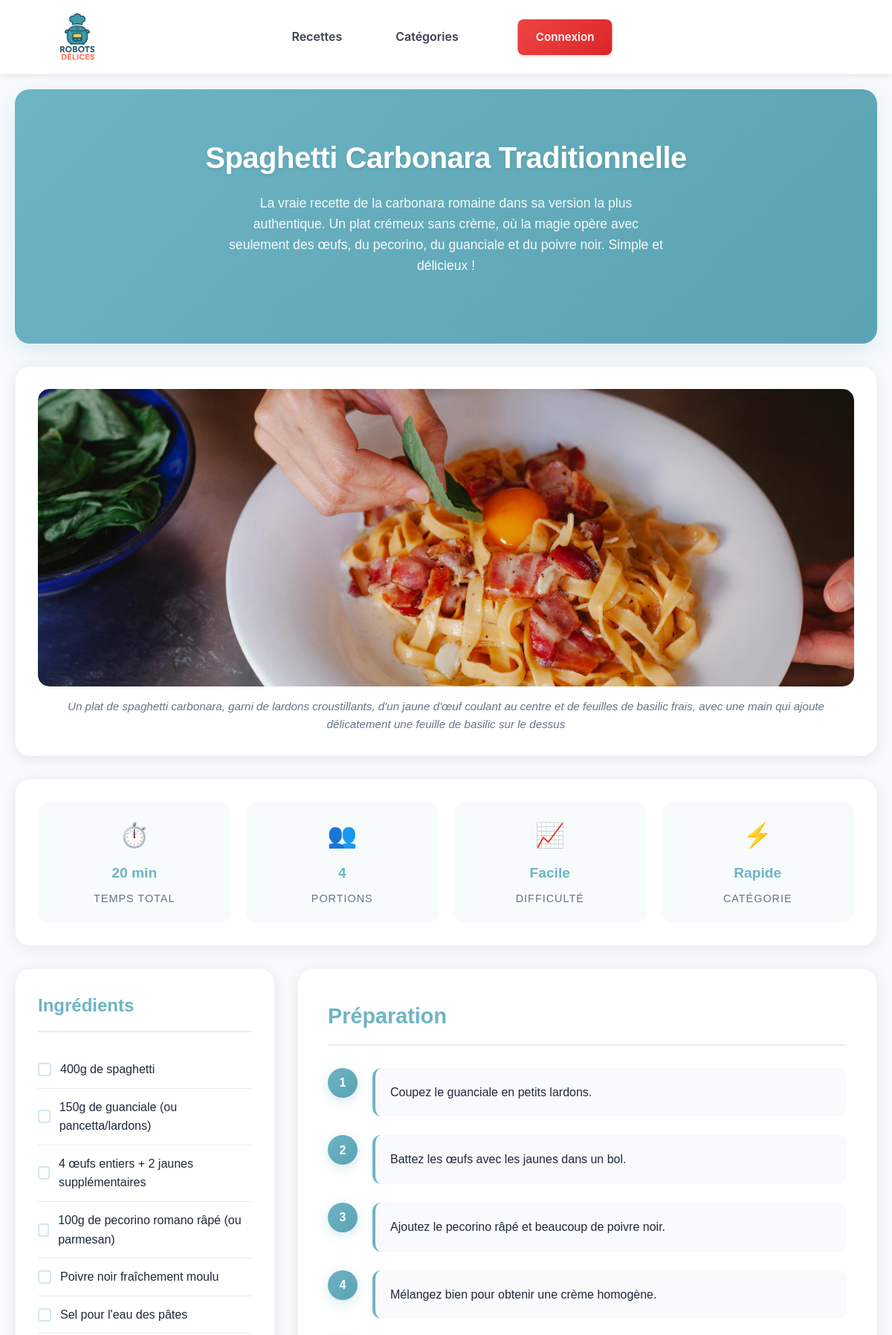
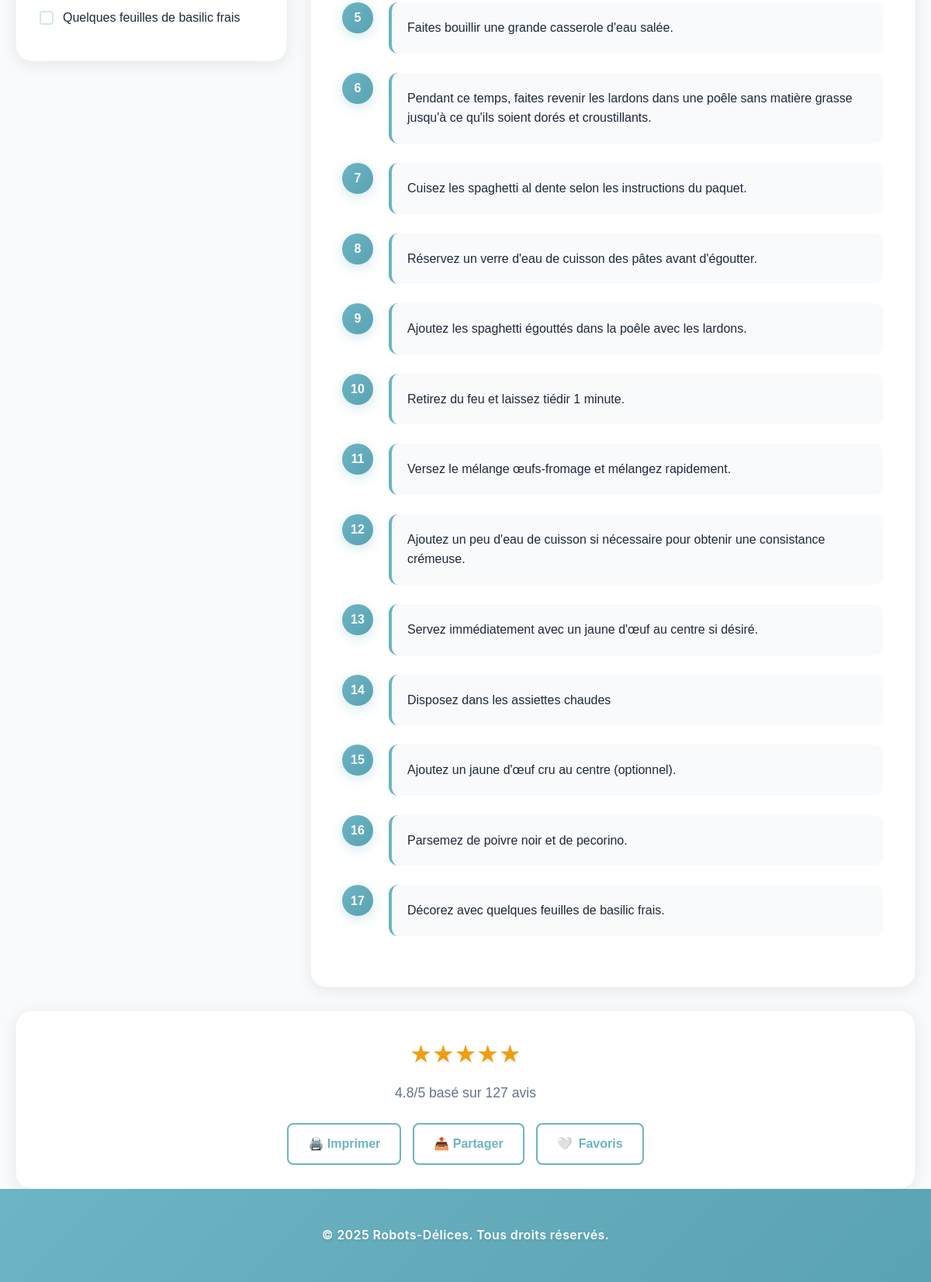
Screenshot of /recette/spaghetti_carbonara_traditionnelle_1 with the database file from the repository (2 pictures, top to bottom).
### tables this page shows
CREATE TABLE `recipes` (
  `id` int NOT NULL,
  `slug` varchar(200) NOT NULL,
  `user_id` int DEFAULT NULL,
  `title` varchar(255) DEFAULT NULL,
  `description` text,
  `ingredients` text,
  `instructions` text,
  `cooking_time` varchar(50) DEFAULT NULL,
  `number_persons` varchar(10) DEFAULT NULL,
  `difficulty` varchar(100) DEFAULT NULL,
  `category_id` int DEFAULT NULL,
  `photo` varchar(255) DEFAULT NULL,
  `image_caption` text,
  `created_at` timestamp NULL DEFAULT CURRENT_TIMESTAMP,
  `popular` tinyint(1) NOT NULL DEFAULT '0'
);

CREATE TABLE `category` (
  `id` int NOT NULL,
  `category_name` varchar(50) DEFAULT NULL,
  `category_logo` varchar(10) NOT NULL,
  `created_at` timestamp NULL DEFAULT CURRENT_TIMESTAMP
);

### controller/recettes/recette.php (called while the page is built, shortened)
<?php
require_once __DIR__ . '/../../model/recettes-model.php';
$userId = isset($_SESSION['user_id']) ? $_SESSION['user_id'] : 0;
$recipe = getRecipe($userId, $slug);
$ingredients = explode(',', $recipe['ingredients']);
$preparation = str_replace(["\r\n", "\r"], "\n", $recipe['instructions']);
$preparation = explode("\n", $preparation);
$preparation = array_map('trim', $preparation);
$preparation = array_filter($preparation, function ($step) {
    return !empty($step);
});
$preparation = array_values($preparation);
require_once __DIR__ . '/../../view/recettes/recette.php';
?>

### routes.php (called while the page is built, shortened)
<?php
require_once __DIR__ . '/router.php';
get('/recette/$slug', '/controller/recettes/recette.php');

### model/recettes-model.php (called while the page is built, shortened)
<?php
function getRecipe(int $userId, string $slug): array|false
{
    $pdo = connexionBDD();
   $stmt = $pdo->prepare("SELECT recipes.*, category.category_name, category.category_logo, (recipes.id IN (SELECT recipe_id FROM favorites WHERE user_id = ?) ) as isFavorite FROM recipes LEFT JOIN category ON recipes.category_id = category.id WHERE slug = ?");
$stmt->execute([$userId, $slug]);
$recipe = $stmt->fetch();
    return $recipe;
}

### view/recettes/recette.php (the view, shortened to what this page needs)
<!DOCTYPE html>
<html lang="fr">
<head>
    <link rel="stylesheet" href="/assets/css/style.css">
    <link rel="stylesheet" href="/assets/css/recettes.css">
</head>
<body>
    <?php
    require_once 'view/module/header.php';
    ?>
    <main>
        <div class="container">
            <section class="recipe-hero">
                <h1><?php echo htmlspecialchars($recipe['title']); ?></h1>
                <p><?php echo htmlspecialchars($recipe['description']); ?></p>
            </section>
            <section class="recipe-image-section">
                <div class="recipe-image">
                    <img src="/<?php echo htmlspecialchars($recipe['photo']); ?>" alt="<?php echo htmlspecialchars($recipe['title']); ?>">
                </div>
                <p class="image-caption"><?php echo htmlspecialchars($recipe['image_caption']); ?></p>
            </section>
            <section class="recipe-meta-grid">
                <div class="meta-item">
                    <span class="meta-icon">⏱️</span>
                    <span class="meta-value"><?php echo htmlspecialchars($recipe['cooking_time']); ?></span>
                    <span class="meta-label">Temps total</span>
                </div>
                <div class="meta-item">
                    <span class="meta-icon">👥</span>
                    <span class="meta-value"><?php echo htmlspecialchars($recipe['number_persons']); ?></span>
                    <span class="meta-label">Portions</span>
                </div>
                <div class="meta-item">
                    <span class="meta-icon">📈</span>
                    <span class="meta-value"><?php echo htmlspecialchars($recipe['difficulty']); ?></span>
                    <span class="meta-label">Difficulté</span>
                </div>
                <div class="meta-item">
                    <span class="meta-icon"><?php echo $recipe['category_logo']; ?></span>
                    <span class="meta-value"><?php echo htmlspecialchars($recipe['category_name']); ?></span>
                    <span class="meta-label">Catégorie</span>
                </div>
            </section>
            <div class="recipe-content-grid">
                <aside class="ingredients-sidebar">
                    <h2 class="ingredients-title">Ingrédients</h2>
                    <ul class="ingredients-list">
                        <?php foreach ($ingredients as $ingredient): ?>
                            <li class="ingredient-item">
                                <div class="ingredient-checkbox"></div>
                                <span><?php echo htmlspecialchars(trim($ingredient)); ?></span>
                            </li>
                        <?php endforeach; ?>
                    </ul>
                </aside>
                <section class="instructions-content">
                    <h2 class="instructions-title">Préparation</h2>
                    <?php foreach ($preparation as $index => $step): ?>
                        <div class="instruction-step">
                            <div class="step-number"><?php echo $index + 1; ?></div>
                            <div class="step-content">
                                <?php echo htmlspecialchars($step); ?>
                            </div>
                        </div>
                    <?php endforeach; ?>
                </section>
            </div>
            <section class="recipe-footer">
                <div class="rating-section">
                    <div class="rating-stars">★★★★★</div>
                    <p class="rating-text">4.8/5 basé sur 127 avis</p>
                </div>
                <div class="recipe-actions">
                    <a href="#" class="action-btn" onclick="event.preventDefault();window.print()">🖨️ Imprimer</a>
                    <a href="#" class="action-btn share-btn">📤 Partager</a>
                    <a href="#" class="action-btn bouton-favoris" data-id="<?php echo $recipe['id']; ?>">
                        <?php echo $recipe["isFavorite"] ? "❤️" : "🤍"; ?>
                        <span> Favoris</span>
                    </a>
                </div>
            </section>
        </div>
    </main>
    <footer>
        <p>© 2025 Robots-Délices. Tous droits réservés.</p>
    </footer>
</body>
</html>

### router.php (shortened to what this page needs)
<?php
function get($route, $path_to_include)
{
	if ($_SERVER['REQUEST_METHOD'] == 'GET') {
		route($route, $path_to_include);
	}
}
function route($route, $path_to_include)
{
	$request_url = filter_var($_SERVER['REQUEST_URI'], FILTER_SANITIZE_URL);
	$request_url = rtrim($request_url, '/');
	$request_url = strtok($request_url, '?');
	$route_parts = explode('/', $route);
	$request_url_parts = explode('/', $request_url);
	array_shift($route_parts);
	array_shift($request_url_parts);
	if (count($route_parts) != count($request_url_parts)) {
		return;
	}
	include_once __DIR__ . "/$path_to_include";
	exit();
}

### view/module/header.php (shortened to what this page needs)
<header>
    <div id="section">
        <div id="header-title">
            <a href="/">
                <img id="logo" alt="Logo Robots-Délices" src="/assets/img/logo_robots_delices.png">
            </a>
        </div>
        <div id="nav-container" class="nav-container">
            <ul class="nav-menu">
                <li class="li"><a href="/recettes">Recettes</a></li>
                <li class="li"><a href="/categories">Catégories</a></li>
                <?php
                   if (isset($_SESSION['user_id'])) {
                       $firstname = isset($_SESSION['firstname']) ? $_SESSION['firstname'] : '';
                       $lastname = isset($_SESSION['lastname']) ? $_SESSION['lastname'] : '';
                       $nomComplet = '';
                       if (!empty($firstname) && !empty($lastname)) {
                           $nomComplet = htmlspecialchars($firstname . ' ' . $lastname, ENT_QUOTES, 'UTF-8');
                       } elseif (!empty($firstname)) {
                           $nomComplet = htmlspecialchars($firstname, ENT_QUOTES, 'UTF-8');
                       } elseif (!empty($lastname)) {
                           $nomComplet = htmlspecialchars($lastname, ENT_QUOTES, 'UTF-8');
                       } else {
                           $nomComplet = 'Mon Profil';
                       }
                       echo '
                       <li class="dropdown profil-dropdown">
                           <span class="dropdown-toggle">👤 ' . $nomComplet . '</span>
                           <div class="dropdown-menu profil-submenu">
                               <a href="/mes-favoris" class="submenu-link">
                                   <span class="submenu-icon">❤️</span>
                                   <span class="submenu-text">Mes Favoris</span>
                               </a>
                               <a href="/mes-recettes" class="submenu-link">
                                   <span class="submenu-icon">📓</span>
                                   <span class="submenu-text">Mes Recettes</span>
                               </a>
                               <a href="/ajouter-recette" class="submenu-link">
                                   <span class="submenu-icon">➕</span>
                                   <span class="submenu-text">Ajouter une Recette</span>
                               </a>
                               <a href="/profil" class="submenu-link">
                                   <span class="submenu-icon">⚙️</span>
                                   <span class="submenu-text">Paramètres</span>
                               </a>
                               <div class="dropdown-separator"></div>
                               <a href="/deconnexion" class="submenu-link submenu-logout">
                                   <span class="submenu-icon">🚪</span>
                                   <span class="submenu-text">Déconnexion</span>
                               </a>
                           </div>
                       </li>';
                   } else {
                       echo '<li class="li red-btn"><a href="/connexion" class="connexion-btn">Connexion</a></li>';
                   }
                   ?>
            </ul>
        </div>
    </div>
</header>

### assets/css/recettes.css (style rules this page uses)
.container { max-width: 1200px; margin: 0 auto; padding: 0 20px; }
.recipe-hero { background: linear-gradient( 135deg, var(--color-primary)0%, var(--color-secondary) 100% ); color: white; border-radius: 20px; box-shadow: 0 10px 30px rgba(109, 180, 196, 0.2); padding: 60px 40px; margin-bottom: 30px; text-align: center; position: relative; overflow: hidden; }
.recipe-hero h1 { font-size: 2.5rem; font-weight: 700; margin-bottom: 15px; text-shadow: 0 2px 4px rgba(0, 0, 0, 0.1); letter-spacing: -0.5px; }
.recipe-hero p { font-size: 1.1rem; font-weight: 300; margin-bottom: 30px; opacity: 0.95; max-width: 600px; margin-left: auto; margin-right: auto; line-height: 1.6; }
.recipe-meta-grid { display: grid; grid-template-columns: repeat( auto-fit, minmax(150px, 1fr) ); gap: 20px; background: white; border: 1px solid rgba(109, 180, 196, 0.1); border-radius: 20px; box-shadow: 0 4px 20px rgba(0, 0, 0, 0.08); padding: 30px; margin-bottom: 30px; }
.meta-item { text-align: center; background: rgba(109, 180, 196, 0.05); border-radius: 15px; padding: 20px 15px; transition: all 0.3s ease; }
.meta-icon { font-size: 2rem; margin-bottom: 10px; display: block; }
.meta-value { font-size: 1.2rem; font-weight: 700; color: #6db4c4; margin-bottom: 5px; display: block; }
.meta-label { font-size: 0.9rem; color: #64748b; text-transform: uppercase; letter-spacing: 1px; font-weight: 500; }
.recipe-image-section { background: white; border: 1px solid rgba(109, 180, 196, 0.1); border-radius: 20px; box-shadow: 0 4px 20px rgba(0, 0, 0, 0.08); padding: 30px; margin-bottom: 30px; }
.recipe-image { width: 100%; height: 400px; border-radius: 15px; overflow: hidden; margin-bottom: 15px; }
.recipe-image img { width: 100%; height: 100%; object-fit: cover; border-radius: 15px; }
.image-caption { text-align: center; color: #64748b; font-style: italic; font-size: 0.95rem; }
.recipe-content-grid { display: grid; grid-template-columns: 350px 1fr; gap: 30px; margin-bottom: 30px; }
.ingredients-sidebar { background: white; border-radius: 20px; padding: 30px; height: fit-content; box-shadow: 0 4px 20px rgba(0, 0, 0, 0.08); border: 1px solid rgba(109, 180, 196, 0.1); position: sticky; top: 140px; }
.ingredients-title { color: #6db4c4; font-size: 1.5rem; font-weight: 700; margin-bottom: 25px; padding-bottom: 15px; border-bottom: 2px solid rgba(109, 180, 196, 0.2); }
.ingredients-list { list-style: none; }
.ingredient-item { padding: 12px 0; border-bottom: 1px solid rgba(226, 232, 240, 0.8); color: #1e293b; transition: all 0.3s ease; cursor: pointer; display: flex; align-items: center; gap: 12px; }
.ingredient-item:last-child { border-bottom: none; }
.ingredient-checkbox { width: 18px; height: 18px; border: 2px solid rgba(109, 180, 196, 0.3); border-radius: 4px; cursor: pointer; transition: all 0.3s ease; display: flex; align-items: center; justify-content: center; background: white; font-size: 0.8rem; }
.instructions-content { background: white; border-radius: 20px; padding: 40px; box-shadow: 0 4px 20px rgba(0, 0, 0, 0.08); border: 1px solid rgba(109, 180, 196, 0.1); }
.instructions-title { color: #6db4c4; font-size: 1.8rem; font-weight: 700; margin-bottom: 30px; padding-bottom: 15px; border-bottom: 2px solid rgba(109, 180, 196, 0.2); }
.instruction-step { margin-bottom: 25px; display: flex; gap: 20px; align-items: flex-start; }
.step-number { background: linear-gradient(135deg, #6db4c4, var(--color-secondary)); color: white; width: 40px; height: 40px; border-radius: 50%; display: flex; align-items: center; justify-content: center; font-weight: 700; flex-shrink: 0; box-shadow: 0 4px 15px rgba(109, 180, 196, 0.3); }
.step-content { background: #f8fafc; padding: 20px; border-radius: 12px; flex: 1; line-height: 1.6; color: #1e293b; border-left: 4px solid #6db4c4; }
.recipe-footer { background: white; border-radius: 20px; padding: 30px; box-shadow: 0 4px 20px rgba(0, 0, 0, 0.08); text-align: center; border: 1px solid rgba(109, 180, 196, 0.1); }
.rating-section { margin-bottom: 25px; }
.rating-stars { font-size: 2rem; color: #f39c12; margin-bottom: 10px; }
.rating-text { color: #64748b; font-size: 1.1rem; }
.recipe-actions { display: flex; gap: 15px; justify-content: center; flex-wrap: wrap; }
.action-btn { background: white; color: #6db4c4; border: 2px solid #6db4c4; padding: 12px 25px; border-radius: 8px; font-weight: 600; cursor: pointer; transition: all 0.3s ease; text-decoration: none; display: inline-flex; align-items: center; gap: 8px; }

### rows the page displays
recipes: title "Spaghetti Carbonara Traditionnelle", description "La vraie recette de la carbonara romaine dans sa version la plus authentique. Un plat crémeux sans crème, où la magie opère avec seulement des œufs, du pecorino, du guanciale et du poivre noir. Simple et délicieux !", photo (picture), image_caption "Un plat de spaghetti carbonara, garni de lardons croustillants, d'un jaune d'œuf coulant au centre et de feuilles de basilic frais, avec une main qui ajoute délicatement une feuille de basilic sur le dessus", cooking_time "20 min", number_persons "4", difficulty "Facile", category.category_logo "⚡", category.category_name "Rapide", ingredients "400g de spaghetti", ingredients "150g de guanciale (ou pancetta/lardons)", ingredients "4 œufs entiers + 2 jaunes supplémentaires", ingredients "100g de pecorino romano râpé (ou parmesan)", ingredients "Poivre noir fraîchement moulu", ingredients "Sel pour l'eau des pâtes", ingredients "Quelques feuilles de basilic frais"

### other values shown
$step "Coupez le guanciale en petits lardons."
$step "Battez les œufs avec les jaunes dans un bol."
$step "Ajoutez le pecorino râpé et beaucoup de poivre noir."
$step "Mélangez bien pour obtenir une crème homogène."
$step "Faites bouillir une grande casserole d'eau salée."
$step "Pendant ce temps, faites revenir les lardons dans une poêle sans matière grasse jusqu'à ce qu'ils soient dorés et croustillants."
$step "Cuisez les spaghetti al dente selon les instructions du paquet."
$step "Réservez un verre d'eau de cuisson des pâtes avant d'égoutter."
$step "Ajoutez les spaghetti égouttés dans la poêle avec les lardons."
$step "Retirez du feu et laissez tiédir 1 minute."
$step "Versez le mélange œufs-fromage et mélangez rapidement."
$step "Ajoutez un peu d'eau de cuisson si nécessaire pour obtenir une consistance crémeuse."
$step "Servez immédiatement avec un jaune d'œuf au centre si désiré."
$step "Disposez dans les assiettes chaudes"
$step "Ajoutez un jaune d'œuf cru au centre (optionnel)."
